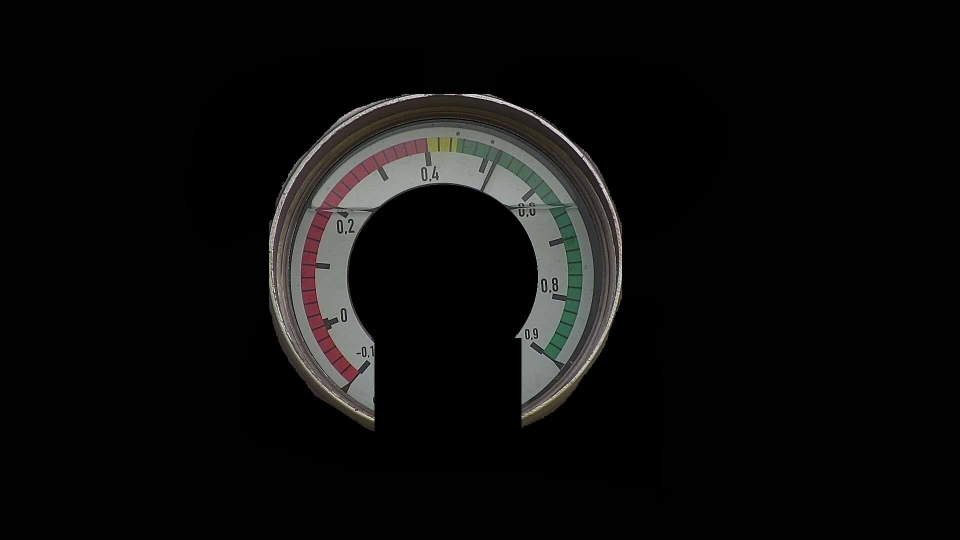
#> input picture source/template3.jpg, 1920 x 1080 px (shown at 1/2 size)
$ jupyter execute test2.ipynb
#> lines starting #> are read from the running program, lines starting #| are printed output that depends on the picture; after the words box and inside, x2 and y2 are one past the last pixel; in counts of white or black regions, pixels touching at a corner belong together
[cell 1]
import cv2
import numpy as np
import matplotlib.pyplot as plt

[cell 2]
# 1. 加载图像
# img1 = cv2.imread('../source/template_temp/3.jpg')  # 查询图像
img1 = cv2.imread('../source/template3.jpg')  # 查询图像
#> img1 is the input picture: shape (1080, 1920, 3); mean B, G, R 11.7, 12.2, 12.4
img2 = cv2.imread('../source/1.1/tv201712281243203UDNG6.jpg')  # 训练图像
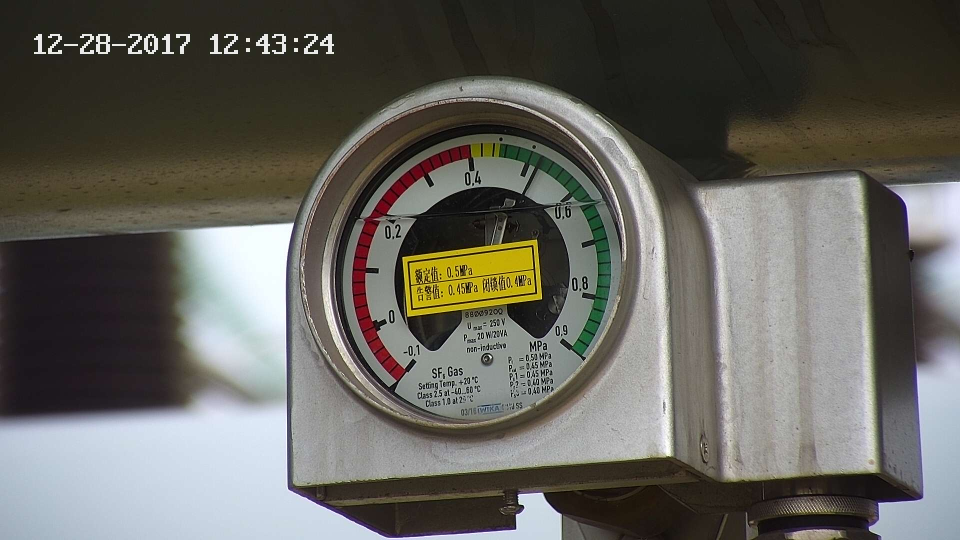
#> input picture source/1.1/tv201712281243203UDNG6.jpg, 1920 x 1080 px (shown at 1/2 size)
#> img2 is the input picture: shape (1080, 1920, 3); mean B, G, R 92.9, 99, 100.4

[cell 3]
# [52 lines left out: function SIFT4H, not called in this run]

[cell 4]
import cv2
import numpy as np
import matplotlib.pyplot as plt

def SIFT4HBF(img1, img2):
    # 初始化SIFT检测器
    sift = cv2.SIFT_create()

    # 使用SIFT找到关键点和描述符
    kp1, des1 = sift.detectAndCompute(img1, None)
    kp2, des2 = sift.detectAndCompute(img2, None)

    # 创建BFMatcher对象，使用默认参数
    bf = cv2.BFMatcher()
    matches = bf.knnMatch(des1, des2, k=2)  # k=2以获取两个最佳匹配

    # 应用比例测试，如 Lowe's ratio test 所述
    good_matches = []
    for m, n in matches:
        if m.distance < 0.7 * n.distance:
            good_matches.append(m)

    # 准备计算单应性矩阵的数据
    pts1 = np.float32([kp1[m.queryIdx].pt for m in good_matches]).reshape(-1, 2)
    pts2 = np.float32([kp2[m.trainIdx].pt for m in good_matches]).reshape(-1, 2)

    # 获取单应性矩阵
    if len(good_matches) > 3:  # 需要至少4个点来计算单应性矩阵
        H, mask = cv2.findHomography(pts1, pts2, cv2.RANSAC, 5.0)
    else:
        print("Not enough matches are found - %d/%d" % (len(good_matches), 4))
        H = None
        mask = None

    # 绘制匹配结果
    draw_params = dict(matchColor=(0, 255, 0),  # 使用绿色绘制匹配项
                       singlePointColor=None,
                       matchesMask=mask.ravel().tolist() if mask is not None else None,  # 只绘制内部点
                       flags=2)

    img_matches = cv2.drawMatches(img1, kp1, img2, kp2, good_matches, None, **draw_params)

    plt.figure(figsize=(10, 8))
    plt.imshow(cv2.cvtColor(img_matches, cv2.COLOR_BGR2RGB))
    plt.title('Good Matches')
    plt.show()

    print(len(good_matches))
    return H

[cell 5]
# 调用函数
H_SIFT = SIFT4HBF(img1, img2)
#> in SIFT4HBF, `kp1, des1 = sift.detectAndCompute(img1, None)`: kp1 = 1820 keypoints; strongest (x, y, size): (1054, 662, 2), (1070, 661, 2.1), (1055, 674, 2), (728, 709, 2)
#> in SIFT4HBF, `kp2, des2 = sift.detectAndCompute(img2, None)`: kp2 = 4654 keypoints; strongest (x, y, size): (1090, 695, 1.8), (592, 100, 5.7), (592, 80, 5.7), (496, 100, 5.7)
#> in SIFT4HBF, `matches = bf.knnMatch(des1, des2, k=2)`: matches = 1820 matches
#> after the loop in SIFT4HBF, `for m, n in matches:`: good_matches = 82 matches
#> in SIFT4HBF, `pts1 = np.float32([kp1[m.queryIdx].pt for m in good_matches]).reshape(..`: pts1 = 82 pairs, first value 596.9 to 1162.3, second value 191.2 to 770.3
#> in SIFT4HBF, `pts2 = np.float32([kp2[m.trainIdx].pt for m in good_matches]).reshape(..`: pts2 = 82 pairs, first value 589.9 to 1489.8, second value 220.9 to 1034.7
#> in SIFT4HBF, `H, mask = cv2.findHomography(pts1, pts2, cv2.RANSAC, 5.0)`: H = [[1.03, 0.0878, 89.3], [-0.0032, 1.1, 0.574], [3.2e-05, 0.000114, 1]]; mask = 82 values, max 1 at index 3, min 0 at index 0, mean 0.634
#> in SIFT4HBF, `draw_params = dict(matchColor=(0, 255, 0),`: draw_params = 4 items
#> in SIFT4HBF, `img_matches = cv2.drawMatches(img1, kp1, img2, kp2, good_matches, None..`:
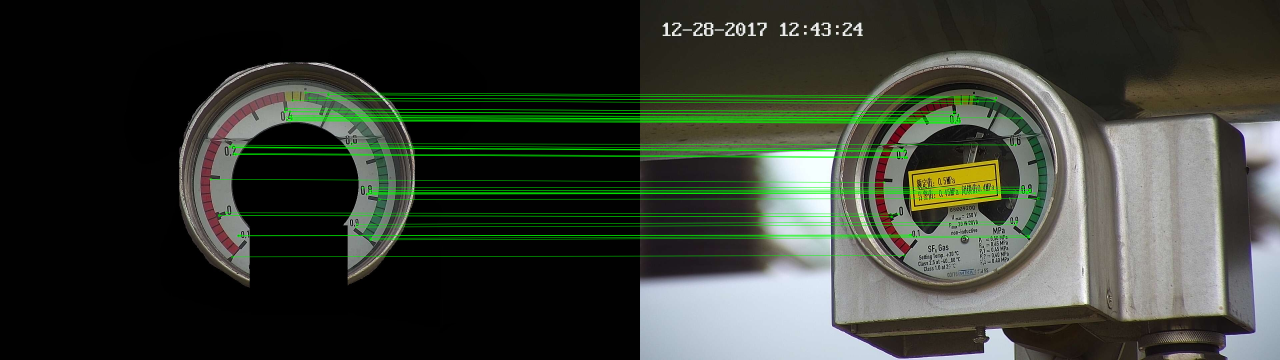
#> img_matches: shape (1080, 3840, 3) (shown at 1/3 size); mean B, G, R 50.9, 61, 54.8
#| 82
#> H_SIFT has the same summary as H in SIFT4HBF

[cell 6]
def transform_points_and_display(img2, points, H):

    # 将点转换为浮点数并增加一个维度以适应perspectiveTransform的要求
    points = np.array(points).reshape(-1, 1, 2).astype(np.float32)

    # 使用单应性矩阵H对点进行变换
    transformed_points = cv2.perspectiveTransform(points, H)

    # [9 lines of commented-out code are left out]

    img_copy = img2.copy()
    for t_point in transformed_points.reshape(-1, 2):
        cv2.circle(img_copy, tuple(map(int, t_point)), 5, (255, 0, 0), -1)  # 变换后的点用蓝色绘制

    # 显示结果图像
    plt.figure(figsize=(10, 8))
    plt.imshow(cv2.cvtColor(img_copy, cv2.COLOR_BGR2RGB))
    plt.title('Transformed Points on Image')
    plt.show()

[cell 7]
candidate_point = np.array([
    (700,766),
    (624,659), (603,528), (647,403), (745,311), (851,276),
    (981,292), (1086,361), (1152,472), (1160,601),
    (1107,720)
], dtype=float)

img_copy = img1.copy()
for t_point in candidate_point:
    cv2.circle(img_copy, tuple(map(int, t_point)), 5, (255, 0, 0), -1)  # 变换后的点用蓝色绘制
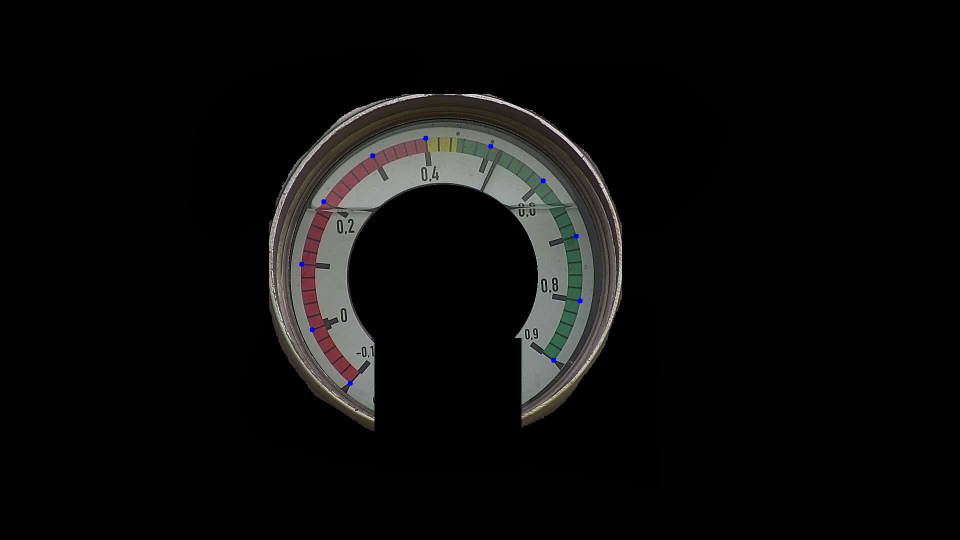
#> img_copy: shape (1080, 1920, 3) (shown at 1/2 size); 0.04% of pixels changed, all inside (x1, y1, x2, y2) = (598, 271, 1166, 772)
plt.figure(figsize=(10, 8))
plt.imshow(cv2.cvtColor(img_copy, cv2.COLOR_BGR2RGB))
plt.title('Candidated Points on Image')
plt.show()

transform_points_and_display(img2, candidate_point, H_SIFT)
#> in transform_points_and_display, `transformed_points = cv2.perspectiveTransform(points, H)`: transformed_points = [[793.9, 760.1], [724.1, 662.7], [703.8, 538.4], [744.6, 415.5], [837.9, 322.2], [939.1, 285.6], [1061.6, 300.2], [1157.1, 367.5], [1213, 474.7], [1214.3, 596.9], [1161.7, 708.2]]
#> the loop in transform_points_and_display, `for t_point in transformed_points.reshape(-1, 2):` made 11 passes
#> after the loop in transform_points_and_display, `for t_point in transformed_points.reshape(-1, 2):`:
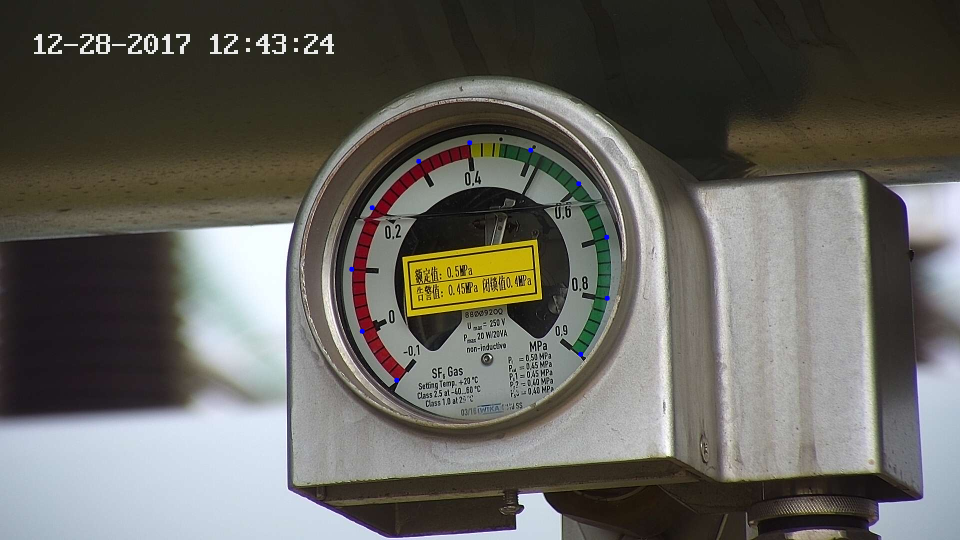
#> img_copy: shape (1080, 1920, 3) (shown at 1/2 size); 0.04% of pixels changed, all inside (x1, y1, x2, y2) = (698, 280, 1220, 766)
